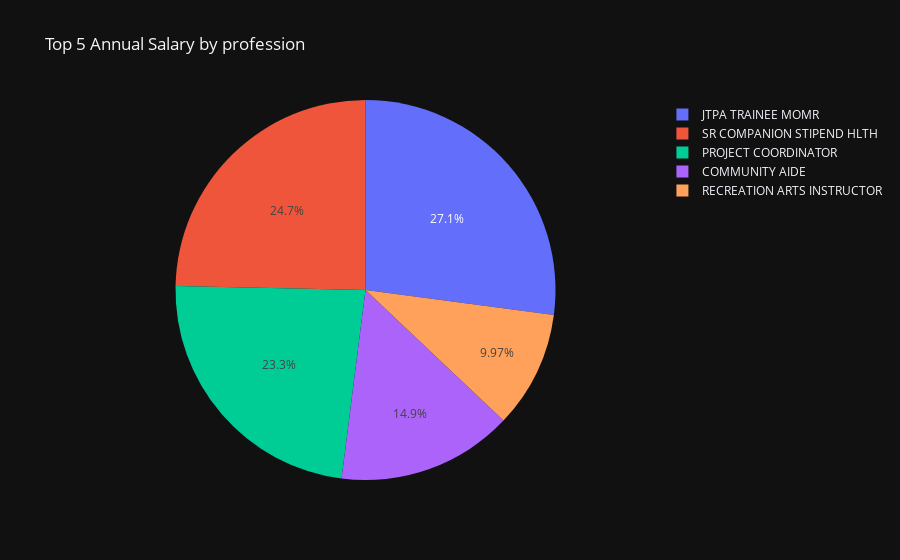

The code cell stored with this chart in its notebook:
### Code cell
diagram = px.pie(df.head(18), values='annualSalary', names='jobClass', title='Top 5 Annual Salary by profession')
diagram.update_layout(width=800, height=600)
diagram.show()

### Figure 1 — Plotly figure (JSON) as saved in the notebook; plotly's stock layout.template omitted (floating-point values rounded to 4 significant figures)
{"data": [{"domain": {"x": [0.0, 1.0], "y": [0.0, 1.0]}, "hovertemplate": "jobClass=%{label}<br>annualSalary=%{value}<extra></extra>", "labels": ["PROJECT COORDINATOR", "JTPA TRAINEE MOMR", "JTPA TRAINEE MOMR", "JTPA TRAINEE MOMR", "JTPA TRAINEE MOMR", "SR COMPANION STIPEND HLTH", "SR COMPANION STIPEND HLTH", "SR COMPANION STIPEND HLTH", "SR COMPANION STIPEND HLTH", "SR COMPANION STIPEND HLTH", "SR COMPANION STIPEND HLTH", "SR COMPANION STIPEND HLTH", "SR COMPANION STIPEND HLTH", "SR COMPANION STIPEND HLTH", "COMMUNITY AIDE", "JTPA TRAINEE MOMR", "JTPA TRAINEE MOMR", "RECREATION ARTS INSTRUCTOR"], "legendgroup": "", "name": "", "showlegend": true, "values": [38939, 15080, 0, 0, 0, 4576, 4576, 4576, 4576, 4576, 4576, 4576, 4576, 4576, 24960, 15080, 15080, 16640], "type": "pie"}], "layout": {"legend": {"tracegroupgap": 0}, "title": {"text": "Top 5 Annual Salary by profession"}}}
